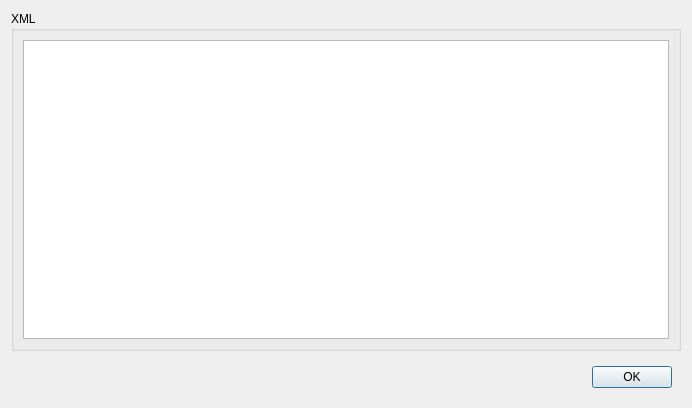
<?xml version="1.0" encoding="UTF-8"?>
<ui version="4.0">
 <class>DialogInfo</class>
 <widget class="QDialog" name="DialogInfo">
  <property name="geometry">
   <rect>
    <x>0</x>
    <y>0</y>
    <width>692</width>
    <height>408</height>
   </rect>
  </property>
  <property name="windowTitle">
   <string>Dialog</string>
  </property>
  <layout class="QGridLayout" name="gridLayout_5">
   <item row="1" column="0">
    <widget class="QWidget" name="widget" native="true">
     <layout class="QGridLayout" name="gridLayout_2">
      <item row="0" column="1">
       <widget class="QPushButton" name="pushButtonOK">
        <property name="text">
         <string>OK</string>
        </property>
       </widget>
      </item>
      <item row="0" column="0">
       <spacer name="horizontalSpacer">
        <property name="orientation">
         <enum>Qt::Horizontal</enum>
        </property>
        <property name="sizeHint" stdset="0">
         <size>
          <width>40</width>
          <height>20</height>
         </size>
        </property>
       </spacer>
      </item>
     </layout>
    </widget>
   </item>
   <item row="0" column="0">
    <widget class="QGroupBox" name="groupBox_2">
     <property name="title">
      <string>XML</string>
     </property>
     <layout class="QGridLayout" name="gridLayout_3">
      <item row="0" column="0">
       <widget class="QPlainTextEdit" name="plainTextEdit">
        <property name="toolTip">
         <string>This is the underlying XML of the model.</string>
        </property>
        <property name="readOnly">
         <bool>true</bool>
        </property>
        <property name="textInteractionFlags">
         <set>Qt::TextSelectableByKeyboard|Qt::TextSelectableByMouse</set>
        </property>
       </widget>
      </item>
     </layout>
    </widget>
   </item>
  </layout>
 </widget>
 <resources/>
 <connections/>
</ui>
